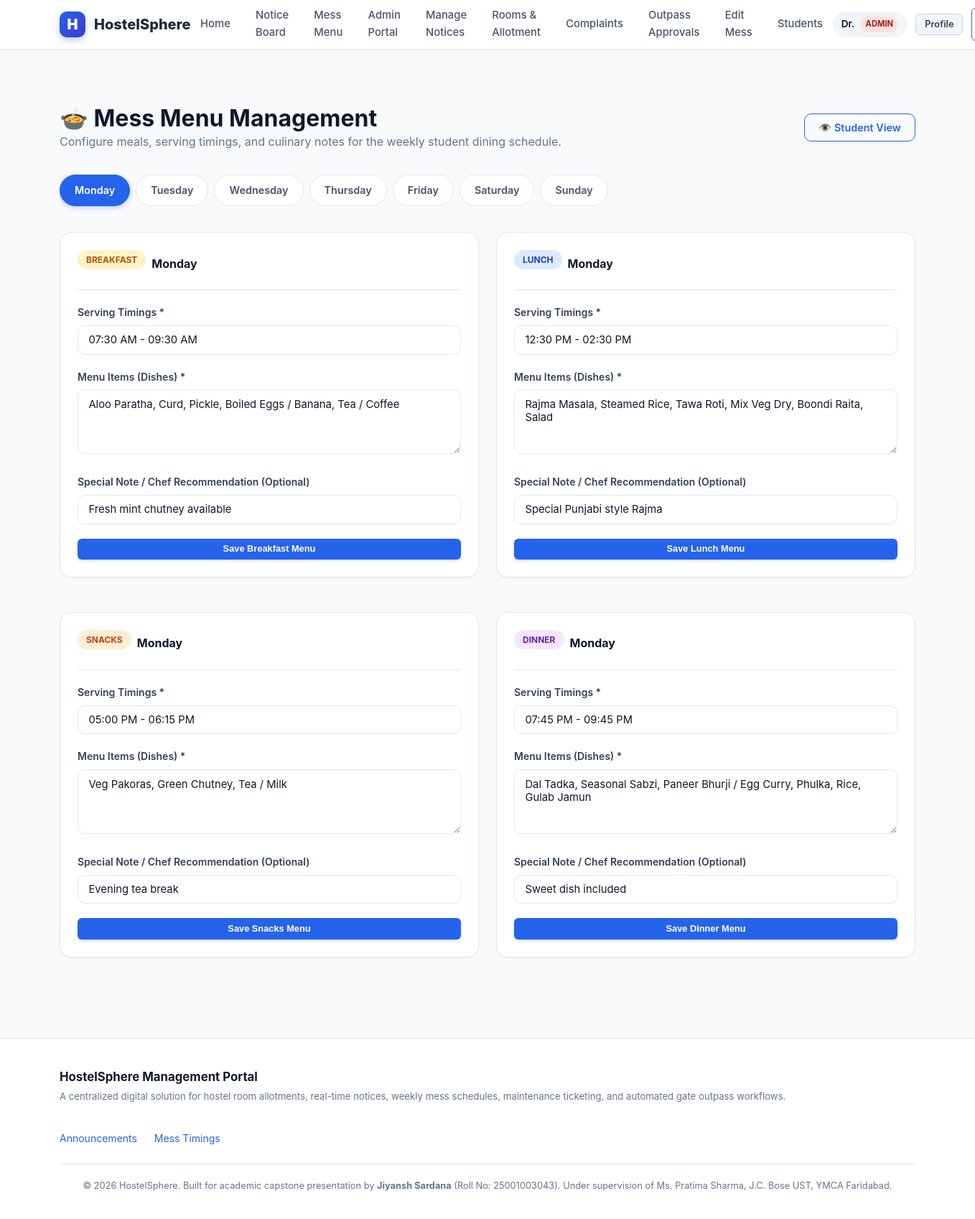
Screenshot of /admin/mess (signed in) with the database file from the repository.
### tables this page shows
CREATE TABLE users (
    id INTEGER PRIMARY KEY AUTOINCREMENT,
    username TEXT UNIQUE NOT NULL,           -- Roll number for students or 'admin' for warden
    full_name TEXT NOT NULL,
    email TEXT UNIQUE NOT NULL,
    password_hash TEXT NOT NULL,
    role TEXT NOT NULL CHECK(role IN ('student', 'admin')),
    phone TEXT,
    guardian_name TEXT,
    guardian_phone TEXT,
    branch TEXT,                             -- e.g., 'Computer Engineering'
    semester INTEGER,                        -- e.g., 3
    gender TEXT CHECK(gender IN ('Male', 'Female', 'Other')),
    created_at TIMESTAMP DEFAULT CURRENT_TIMESTAMP
);

CREATE TABLE mess_menu (
    id INTEGER PRIMARY KEY AUTOINCREMENT,
    day_of_week TEXT NOT NULL CHECK(day_of_week IN ('Monday', 'Tuesday', 'Wednesday', 'Thursday', 'Friday', 'Saturday', 'Sunday')),
    meal_type TEXT NOT NULL CHECK(meal_type IN ('Breakfast', 'Lunch', 'Snacks', 'Dinner')),
    items TEXT NOT NULL,                     -- Comma-separated or descriptive menu items
    timings TEXT NOT NULL,                   -- e.g., '07:30 AM - 09:30 AM'
    special_note TEXT,
    updated_at TIMESTAMP DEFAULT CURRENT_TIMESTAMP,
    UNIQUE(day_of_week, meal_type)
);

### app.py (the view, shortened to what this page needs)
@app.route('/admin/mess', methods=['GET', 'POST'])
@admin_required
def admin_mess():
    selected_day = request.args.get('day', 'Monday')
    meals = query_db("""
        SELECT * FROM mess_menu
        WHERE day_of_week = ?
        ORDER BY
            CASE meal_type
                WHEN 'Breakfast' THEN 1
                WHEN 'Lunch' THEN 2
                WHEN 'Snacks' THEN 3
                WHEN 'Dinner' THEN 4
            END
    """, (selected_day,))
    return render_template('admin_mess.html', meals=meals, selected_day=selected_day)

### app.py (called while the page is built)
@app.context_processor
def inject_globals():
    user = None
    if 'user_id' in session:
        user = query_db("SELECT * FROM users WHERE id = ?", (session['user_id'],), one=True)
    days = ['Monday', 'Tuesday', 'Wednesday', 'Thursday', 'Friday', 'Saturday', 'Sunday']
    today_name = datetime.datetime.now().strftime('%A')
    return {
        'current_user': user,
        'current_year': datetime.datetime.now().year,
        'days_of_week': days,
        'today_name': today_name
    }

def admin_required(f):
    @wraps(f)
    def decorated_function(*args, **kwargs):
        if 'user_id' not in session:
            flash("Administrator login required.", "warning")
            return redirect(url_for('login', next=request.path))
        if session.get('role') != 'admin':
            flash("Access denied: Administrative privileges required.", "danger")
            return redirect(url_for('student_dashboard'))
        return f(*args, **kwargs)
    return decorated_function

### database.py (called while the page is built)
def get_db():
    db = getattr(g, '_database', None)
    if db is None:
        db = g._database = sqlite3.connect(DATABASE)
        db.row_factory = sqlite3.Row
        db.execute("PRAGMA foreign_keys = ON")
    return db

def close_connection(exception):
    db = getattr(g, '_database', None)
    if db is not None:
        db.close()

def query_db(query, args=(), one=False):
    cur = get_db().execute(query, args)
    rv = cur.fetchall()
    cur.close()
    return (rv[0] if rv else None) if one else rv

### templates/admin_mess.html (shortened to what this page needs)
{% extends 'base.html' %}
{% block content %}
<div style="display: flex; justify-content: space-between; align-items: center; margin-bottom: 2rem; flex-wrap: wrap; gap: 1rem;">
  <div>
    <h1>🍲 Mess Menu Management</h1>
    <p style="color: var(--text-muted); margin: 0;">
      Configure meals, serving timings, and culinary notes for the weekly student dining schedule.
    </p>
  </div>
  <a href="{{ url_for('mess_menu', day=selected_day) }}" class="btn btn-outline" target="_blank">
    👁️ Student View
  </a>
</div>
<div class="day-tabs">
  {% for day in days_of_week %}
    <a href="{{ url_for('admin_mess', day=day) }}"
       class="day-tab {% if selected_day == day %}active{% endif %}">
      {{ day }}
    </a>
  {% endfor %}
</div>
<div class="grid grid-cols-2" style="margin-bottom: 2rem;">
  {% set meals_dict = {} %}
  {% for m in meals %}
    {% set _ = meals_dict.update({m.meal_type: m}) %}
  {% endfor %}
  {% for m_type in ['Breakfast', 'Lunch', 'Snacks', 'Dinner'] %}
    {% set meal_data = meals_dict.get(m_type) %}
    <div class="card">
      <div class="card-header">
        <div class="card-title">
          <span class="meal-badge meal-{{ m_type|lower }}">{{ m_type }}</span>
          <span style="font-size: 1rem;">{{ selected_day }}</span>
        </div>
      </div>
      <form method="POST" action="{{ url_for('admin_mess', day=selected_day) }}">
        <div class="form-group">
          <label class="form-label">Serving Timings *</label>
          <input type="text" name="timings" class="form-control"
                 value="{{ meal_data.timings if meal_data else ('07:30 AM - 09:30 AM' if m_type == 'Breakfast' else ('12:30 PM - 02:30 PM' if m_type == 'Lunch' else ('05:00 PM - 06:15 PM' if m_type == 'Snacks' else '07:45 PM - 09:45 PM'))) }}" required>
        </div>
        <div class="form-group">
          <label class="form-label">Menu Items (Dishes) *</label>
          <textarea name="items" class="form-control" rows="3"
                    placeholder="e.g. Rajma Masala, Steamed Rice, Tawa Roti, Mix Veg Dry, Boondi Raita..." required>{{ meal_data.items if meal_data else '' }}</textarea>
        </div>
        <div class="form-group">
          <label class="form-label">Special Note / Chef Recommendation (Optional)</label>
          <input type="text" name="special_note" class="form-control"
                 value="{{ meal_data.special_note if meal_data else '' }}" placeholder="e.g. Special Punjabi style / Sweet dish included">
        </div>
        <button type="submit" class="btn btn-sm btn-primary" style="width: 100%;">
          Save {{ m_type }} Menu
        </button>
      </form>
    </div>
  {% endfor %}
</div>
{% endblock %}

### templates/base.html (shortened to what this page needs)
<!DOCTYPE html>
<html lang="en">
<head>
  <link rel="stylesheet" href="{{ url_for('static', filename='css/style.css') }}">
</head>
<body>
  <header class="navbar">
    <div class="container">
      <a href="{{ url_for('index') }}" class="brand-link">
        <div class="brand-icon">H</div>
        <span>HostelSphere</span>
      </a>
      <nav>
        <ul class="nav-links">
          <li class="nav-item"><a href="{{ url_for('index') }}">Home</a></li>
          <li class="nav-item"><a href="{{ url_for('notices') }}">Notice Board</a></li>
          <li class="nav-item"><a href="{{ url_for('mess_menu') }}">Mess Menu</a></li>
          {% if current_user %}
            {% if current_user.role == 'student' %}
              <li class="nav-item"><a href="{{ url_for('student_dashboard') }}">My Dashboard</a></li>
              <li class="nav-item"><a href="{{ url_for('student_room') }}">My Room</a></li>
              <li class="nav-item"><a href="{{ url_for('student_complaints') }}">Complaints</a></li>
              <li class="nav-item"><a href="{{ url_for('student_outpass') }}">Outpass</a></li>
            {% elif current_user.role == 'admin' %}
              <li class="nav-item"><a href="{{ url_for('admin_dashboard') }}">Admin Portal</a></li>
              <li class="nav-item"><a href="{{ url_for('admin_notices') }}">Manage Notices</a></li>
              <li class="nav-item"><a href="{{ url_for('admin_rooms') }}">Rooms & Allotment</a></li>
              <li class="nav-item"><a href="{{ url_for('admin_complaints') }}">Complaints</a></li>
              <li class="nav-item"><a href="{{ url_for('admin_outpass') }}">Outpass Approvals</a></li>
              <li class="nav-item"><a href="{{ url_for('admin_mess') }}">Edit Mess</a></li>
              <li class="nav-item"><a href="{{ url_for('admin_students') }}">Students</a></li>
            {% endif %}
          {% endif %}
        </ul>
      </nav>
      <div class="nav-actions">
        {% if current_user %}
          <div class="user-badge">
            <span>{{ current_user.full_name.split(' ')[0] }}</span>
            <span class="role-tag {{ current_user.role }}">{{ current_user.role }}</span>
          </div>
          <a href="{{ url_for('profile') }}" class="btn btn-secondary btn-sm" title="My Profile">Profile</a>
          <a href="{{ url_for('logout') }}" class="btn btn-outline btn-sm">Sign Out</a>
        {% else %}
          <a href="{{ url_for('login') }}" class="btn btn-secondary btn-sm">Sign In</a>
          <a href="{{ url_for('register') }}" class="btn btn-primary btn-sm">Register</a>
        {% endif %}
      </div>
    </div>
  </header>
  <main class="main-content">
    <div class="container">
      {% block content %}{% endblock %}
    </div>
  </main>
  <footer class="footer">
    <div class="container">
      <div class="footer-content">
        <div>
          <strong style="color: var(--text-main); font-size: 1.05rem;">HostelSphere Management Portal</strong>
          <p style="margin-top: 0.25rem; font-size: 0.825rem;">
            A centralized digital solution for hostel room allotments, real-time notices, weekly mess schedules, maintenance ticketing, and automated gate outpass workflows.
          </p>
        </div>
        <ul class="footer-links">
          <li><a href="{{ url_for('notices') }}">Announcements</a></li>
          <li><a href="{{ url_for('mess_menu') }}">Mess Timings</a></li>
        </ul>
      </div>
      <div class="footer-credits">
        <p>
          &copy; {{ current_year }} HostelSphere. Built for academic capstone presentation by <strong>Jiyansh Sardana</strong> (Roll No: 25001003043).
          Under supervision of Ms. Pratima Sharma, J.C. Bose UST, YMCA Faridabad.
        </p>
      </div>
    </div>
  </footer>
</body>
</html>

### rows the page displays
users: full_name "Dr.", role "ADMIN"
mess_menu: meal_type "BREAKFAST", day_of_week "Monday", timings "07:30 AM - 09:30 AM", items "Aloo Paratha, Curd, Pickle, Boiled Eggs / Banana, Tea / Coffee", special_note "Fresh mint chutney available", meal_type "Breakfast"
mess_menu: meal_type "LUNCH", day_of_week "Monday", timings "12:30 PM - 02:30 PM", items "Rajma Masala, Steamed Rice, Tawa Roti, Mix Veg Dry, Boondi Raita, Salad", special_note "Special Punjabi style Rajma", meal_type "Lunch"
mess_menu: meal_type "SNACKS", day_of_week "Monday", timings "05:00 PM - 06:15 PM", items "Veg Pakoras, Green Chutney, Tea / Milk", special_note "Evening tea break", meal_type "Snacks"
mess_menu: meal_type "DINNER", day_of_week "Monday", timings "07:45 PM - 09:45 PM", items "Dal Tadka, Seasonal Sabzi, Paneer Bhurji / Egg Curry, Phulka, Rice, Gulab Jamun", special_note "Sweet dish included", meal_type "Dinner"

### other values shown
{{ day }} "Monday" "Tuesday" "Wednesday" "Thursday" "Friday" "Saturday" "Sunday"
